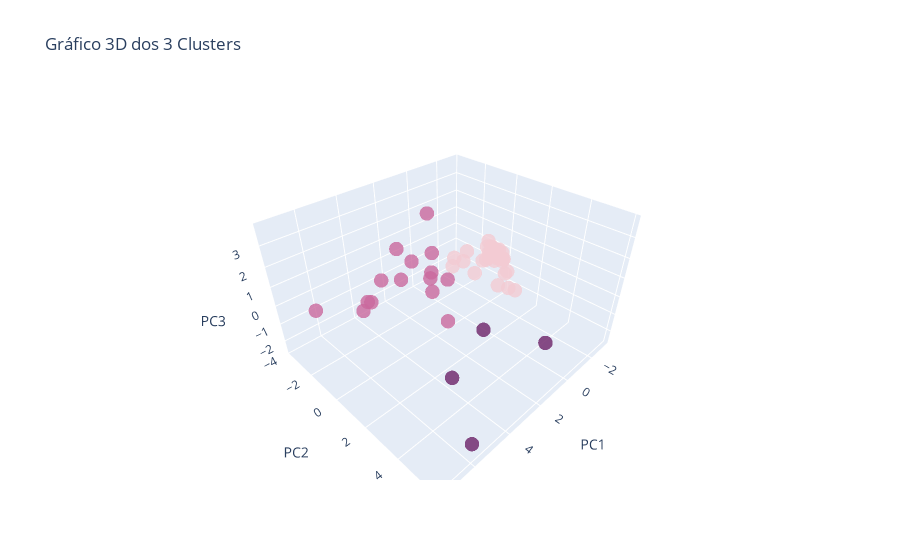

The notebook cell this image was saved under:
### Code cell
# Criar o gráfico 3D
fig = go.Figure()

# Adicionar os pontos
fig.add_trace(
    go.Scatter3d(
        # Adicionar as dimensões PCA
        x=df_pca['PC1'],
        y=df_pca['PC2'],
        z=df_pca['PC3'],
        mode='markers',
        # Adicionar a cor de acordo com o cluster
        marker=dict(size=5, color=df_pca['cluster'], colorscale='magenta', opacity=0.8),
        # Adicionar o nome dos município ao passar o mouse
        text=df['municipios']
))

# Adicionar o layout
fig.update_layout(
    title=f'Gráfico 3D dos {k} Clusters',
    # Adicionar o nome dos eixos
    scene=dict(
        xaxis_title='PC1',
        yaxis_title='PC2',
        zaxis_title='PC3'
    )
)

# Mostrar o gráfico
fig.show()

""" Foi utilizado a biblioteca Plotly para a visualização dos dados. Documentação do gráfico 3D: https://plotly.com/python/v3/3d-point-clustering/"""

### Figure 1 — Plotly figure (JSON) as saved in the notebook; plotly's stock layout.template omitted (floating-point values rounded to 4 significant figures; data arrays with more than 128 entries replaced by an {"elided": "..."} marker saying what was removed)
{"data": [{"marker": {"color": [0, 0, 1, 0, 0, 0, 0, 0, 0, 0, 0, 0, 1, 0, 1, 0, 1, 1, 0, 0, 0, 0, 0, 1, 0, 1, 1, 0, 1, 1, 1, 1, 1, 0, 0, 2, 1, 0, 1, 2, 0, 2, 0, 0, 0, 2, 0, 0, 0, 0], "colorscale": [[0, "rgb(243, 203, 211)"], [0.1667, "rgb(234, 169, 189)"], [0.3333, "rgb(221, 136, 172)"], [0.5, "rgb(202, 105, 157)"], [0.6667, "rgb(177, 77, 142)"], [0.8333, "rgb(145, 53, 125)"], [1, "rgb(108, 33, 103)"]], "opacity": 0.8, "size": 5}, "mode": "markers", "text": {"elided": "5964 str values"}, "type": "scatter3d", "x": [-0.4031, -1.88, 1.998, -0.9387, -2.295, -1.934, -0.2175, -1.537, -1.503, -3.124, -2.873, -2.109, 0.1582, -0.553, 0.3916, -2.149, 7.425, 4.47, -1.335, -1.805, -1.759, -1.933, -1.652, 2.235, -2.088, 3.623, 3.716, -0.7461, 2.144, 0.9818, 1.331, 0.7003, 3.301, -1.637, -1.966, 5.581, 2.78, -1.685, 2.394, 2.822, -2.17, -0.1512, -2.196, -0.4015, -2.004, 5.866, -2.282, -0.2842, -1.833, -2.473], "y": [-1.293, 0.9207, -0.1976, -1.055, -0.3751, 0.4024, 1.823, 0.1721, 0.9947, -0.1742, -0.02926, -0.1911, -2.25, -0.4665, -2.122, 0.4548, -0.9257, -1.595, 0.1985, 1.106, -0.2216, 0.2591, 1.783, -2.387, -0.374, -3.72, -3.073, 0.3861, -0.2704, -0.2393, -0.9976, -0.5377, -0.03177, -0.1343, -0.2565, 4.613, -3.09, 1.352, -2.003, 3.625, 0.04733, 4.755, -0.0519, -1.178, 0.09851, 5.901, -0.2165, 0.3199, 0.3529, -0.1085], "z": [-0.3691, -0.4706, 1.876, -0.2019, 0.3914, 0.6746, 0.0694, 0.458, 0.4462, -0.6247, -0.4748, 0.4868, -2.157, 0.7905, -1.122, 0.4331, 1.277, -0.234, 1.314, -0.2262, 0.6617, 0.5982, -0.9445, 1.273, 0.06765, -2.357, -1.394, 0.5515, 3.788, -2.555, 0.1943, -0.2983, 2.082, -0.01277, -0.06879, 0.3438, -0.5728, -1.042, -0.2008, 0.293, 0.2197, -1.566, -0.2738, 0.1819, 0.4566, -1.85, -0.1012, 0.0142, 0.2266, -0.0503]}], "layout": {"scene": {"xaxis": {"title": {"text": "PC1"}}, "yaxis": {"title": {"text": "PC2"}}, "zaxis": {"title": {"text": "PC3"}}}, "title": {"text": "Gráfico 3D dos 3 Clusters"}}}
